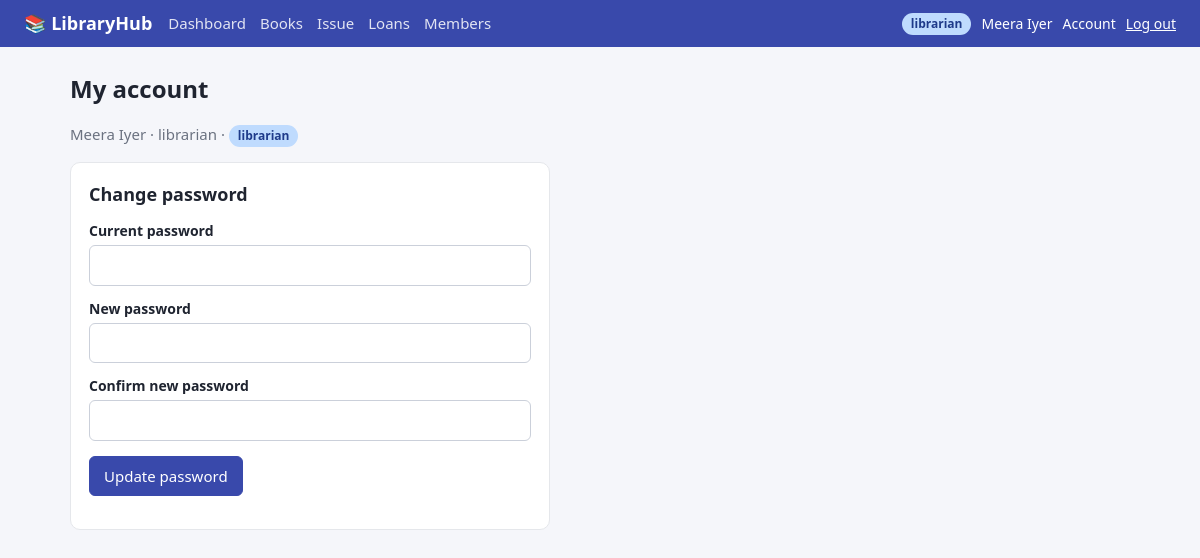
/account (signed in), run on the app's committed database.
### tables this page shows
CREATE TABLE users (
    id            INTEGER PRIMARY KEY AUTOINCREMENT,
    username      TEXT UNIQUE NOT NULL,
    password_hash TEXT NOT NULL,
    full_name     TEXT NOT NULL,
    email         TEXT NOT NULL DEFAULT '',
    role          TEXT NOT NULL CHECK (role IN ('admin','librarian','student')),
    active        INTEGER NOT NULL DEFAULT 1,
    created_at    TEXT NOT NULL DEFAULT CURRENT_DATE
);

### app.py (the view, shortened to what this page needs)
@app.route("/account", methods=["GET", "POST"])
@login_required
def account():
    return render_template("account.html")

### app.py (called while the page is built)
def qone(sql, args=()):
    return db.get_db().execute(sql, args).fetchone()

@app.before_request
def load_user():
    g.user = None
    uid = session.get("uid")
    if uid:
        g.user = qone("SELECT * FROM users WHERE id = ? AND active = 1", (uid,))
        if g.user is None:
            session.clear()
    if request.method == "POST":  # CSRF protection for every form
        token = session.get("csrf")
        if not token or token != request.form.get("csrf"):
            abort(400, "Invalid or missing CSRF token. Reload the page and try again.")

@app.context_processor
def inject_globals():
    if "csrf" not in session:
        session["csrf"] = secrets.token_hex(16)
    return {"csrf": session["csrf"], "user": g.user}

def roles_required(*roles):
    def deco(view):
        @wraps(view)
        def wrapper(*a, **kw):
            if g.user is None:
                return redirect(url_for("login", next=request.path))
            if g.user["role"] not in roles:
                abort(403)
            return view(*a, **kw)
        return wrapper
    return deco

### db.py (called while the page is built)
def get_db():
    if "db" not in g:
        g.db = sqlite3.connect(DB_PATH)
        g.db.row_factory = sqlite3.Row
        g.db.execute("PRAGMA foreign_keys = ON")
    return g.db

### templates/account.html
{% extends "base.html" %}{% block title %}Account{% endblock %}
{% block content %}
<h1>My account</h1>
<p class="muted">{{ user.full_name }} · {{ user.username }} · <span class="badge role-{{ user.role }}">{{ user.role }}</span></p>
<form class="card form" method="post"><input type="hidden" name="csrf" value="{{ csrf }}">
  <h2 style="margin-top:0">Change password</h2>
  <label>Current password</label><input name="current" type="password" required>
  <label>New password</label><input name="new" type="password" required>
  <label>Confirm new password</label><input name="confirm" type="password" required>
  <p><button class="btn">Update password</button></p>
</form>
{% endblock %}

### templates/base.html (shortened to what this page needs)
<!doctype html>
<html lang="en"><head>
<link rel="stylesheet" href="{{ url_for('static', filename='style.css') }}">
</head><body>
{% if user %}
<header class="nav">
  <a class="brand" href="{{ url_for('dashboard') }}">📚 LibraryHub</a>
  <nav>
    <a href="{{ url_for('dashboard') }}">Dashboard</a>
    <a href="{{ url_for('books') }}">Books</a>
    {% if user.role in ('admin', 'librarian') %}
      <a href="{{ url_for('issue') }}">Issue</a>
      <a href="{{ url_for('loans') }}">Loans</a>
      <a href="{{ url_for('users') }}">Members</a>
    {% endif %}
  </nav>
  <div class="who">
    <span class="badge role-{{ user.role }}">{{ user.role }}</span> {{ user.full_name }}
    <a href="{{ url_for('account') }}">Account</a>
    <form class="inline" method="post" action="{{ url_for('logout') }}">
      <input type="hidden" name="csrf" value="{{ csrf }}"><button class="link">Log out</button>
    </form>
  </div>
</header>
{% endif %}
<main>
  {% block content %}{% endblock %}
</main>
</body></html>

### static/style.css (style rules this page uses)
:root { --bg:#f5f6fa;--card:#fff;--ink:#1f2430;--muted:#6b7280;--line:#e5e7eb;--brand:#3949ab;--brand-d:#2c3990;--ok:#15803d;--warn:#b45309;--bad:#b91c1c }
* { box-sizing:border-box }
body { margin:0;font:15px/1.5 system-ui,-apple-system,"Segoe UI",Roboto,sans-serif;background:var(--bg);color:var(--ink) }
a { color:var(--brand);text-decoration:none }
.nav { display:flex;flex-wrap:wrap;align-items:center;gap:16px;padding:10px 24px;background:var(--brand);color:#fff }
.nav a { color:#fff }
.brand { font-weight:700;font-size:18px }
.nav nav { display:flex;gap:14px;flex:1;flex-wrap:wrap }
.nav nav a { opacity:.85 }
.who { display:flex;gap:10px;align-items:center;font-size:14px }
main { max-width:1100px;margin:24px auto;padding:0 20px }
h1 { margin:0 0 16px;font-size:24px }
h2 { font-size:18px;margin:22px 0 10px }
.card { background:var(--card);border:1px solid var(--line);border-radius:10px;padding:18px;margin-bottom:18px }
input,select { padding:8px 10px;border:1px solid #cbd0da;border-radius:6px;font:inherit;width:100%;background:#fff }
label { display:block;font-weight:600;margin:12px 0 4px;font-size:14px }
.btn { display:inline-block;padding:8px 14px;border-radius:6px;border:1px solid var(--brand);background:var(--brand);color:#fff;font:inherit;cursor:pointer }
form.inline { display:inline }
button.link { background:none;border:0;color:#fff;cursor:pointer;font:inherit;padding:0;text-decoration:underline }
.badge { display:inline-block;padding:2px 9px;border-radius:999px;font-size:12px;font-weight:600;background:#e5e7eb }
.role-librarian { background:#bfdbfe;color:#1e3a8a }
.form { max-width:480px }
.muted { color:var(--muted) }

### data on the page
users: role "librarian", full_name "Meera Iyer", username "librarian"
